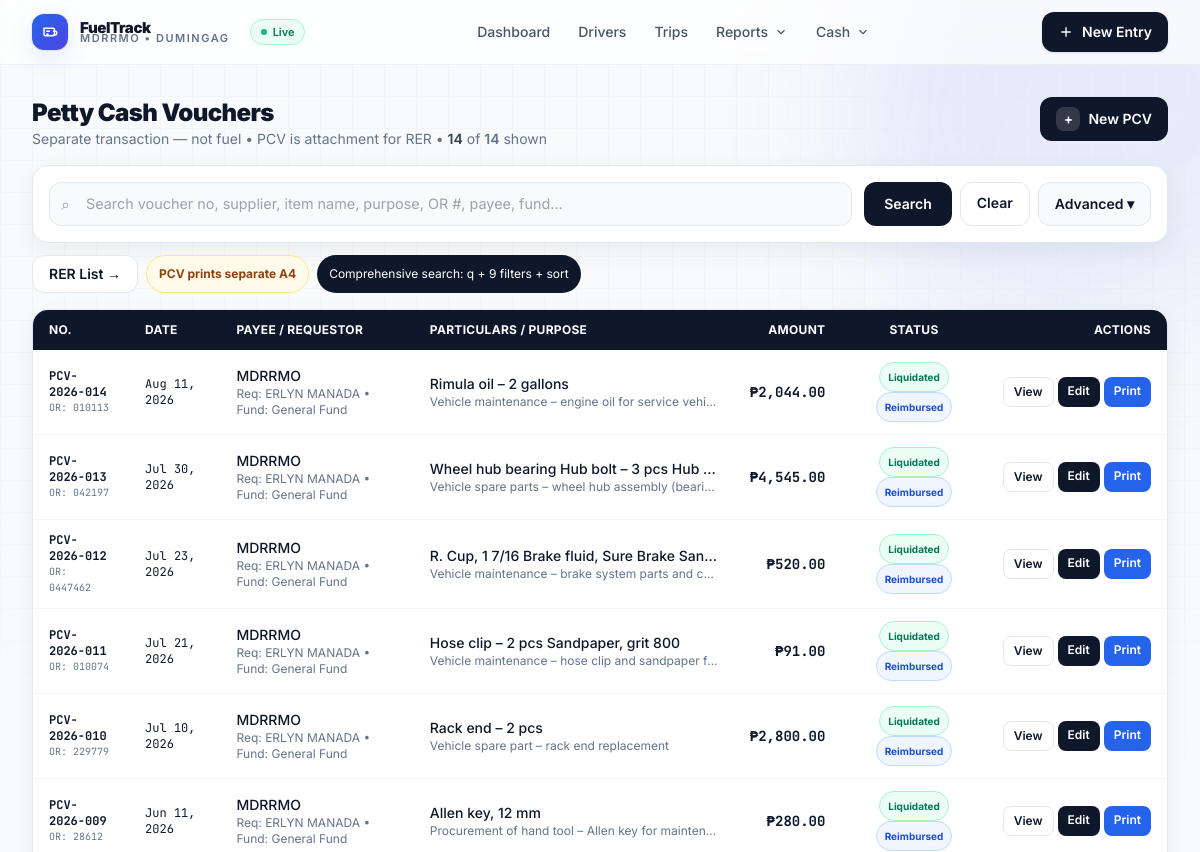
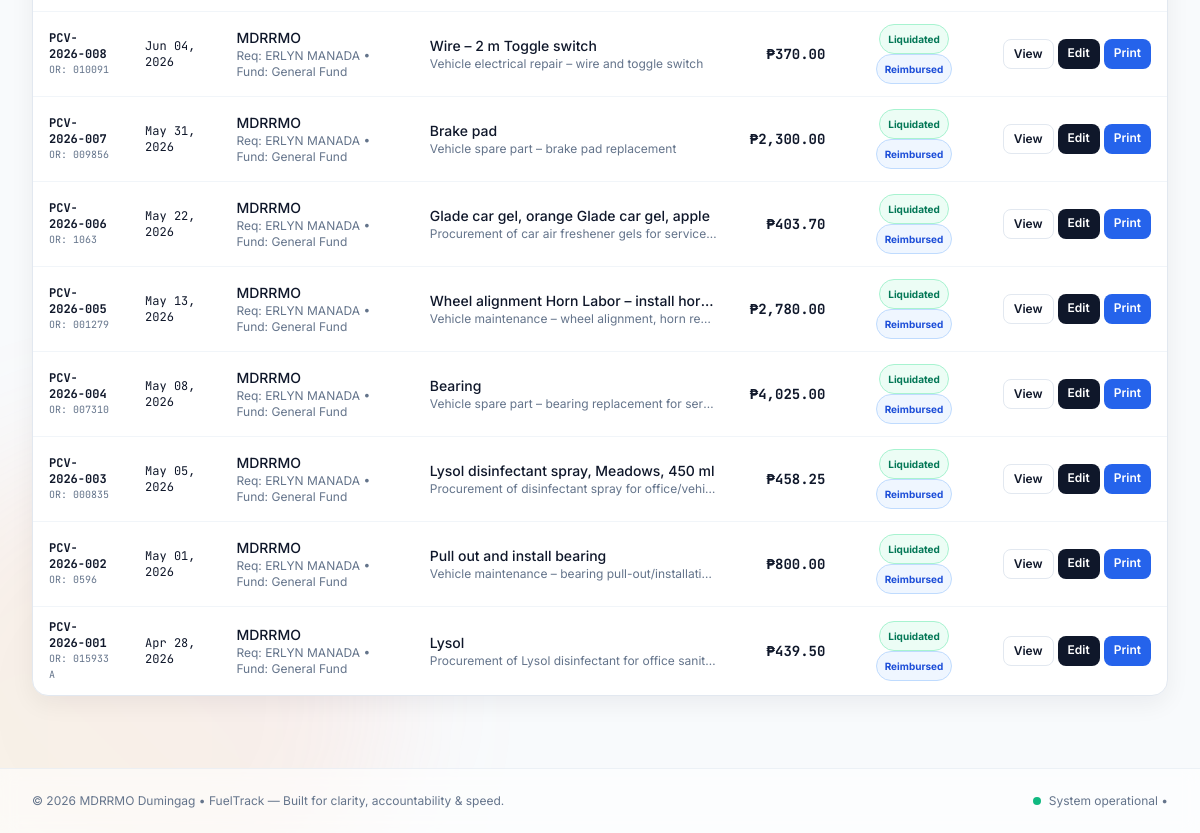
The page /pcv/ on the database as committed earlier (2 pictures, top to bottom).
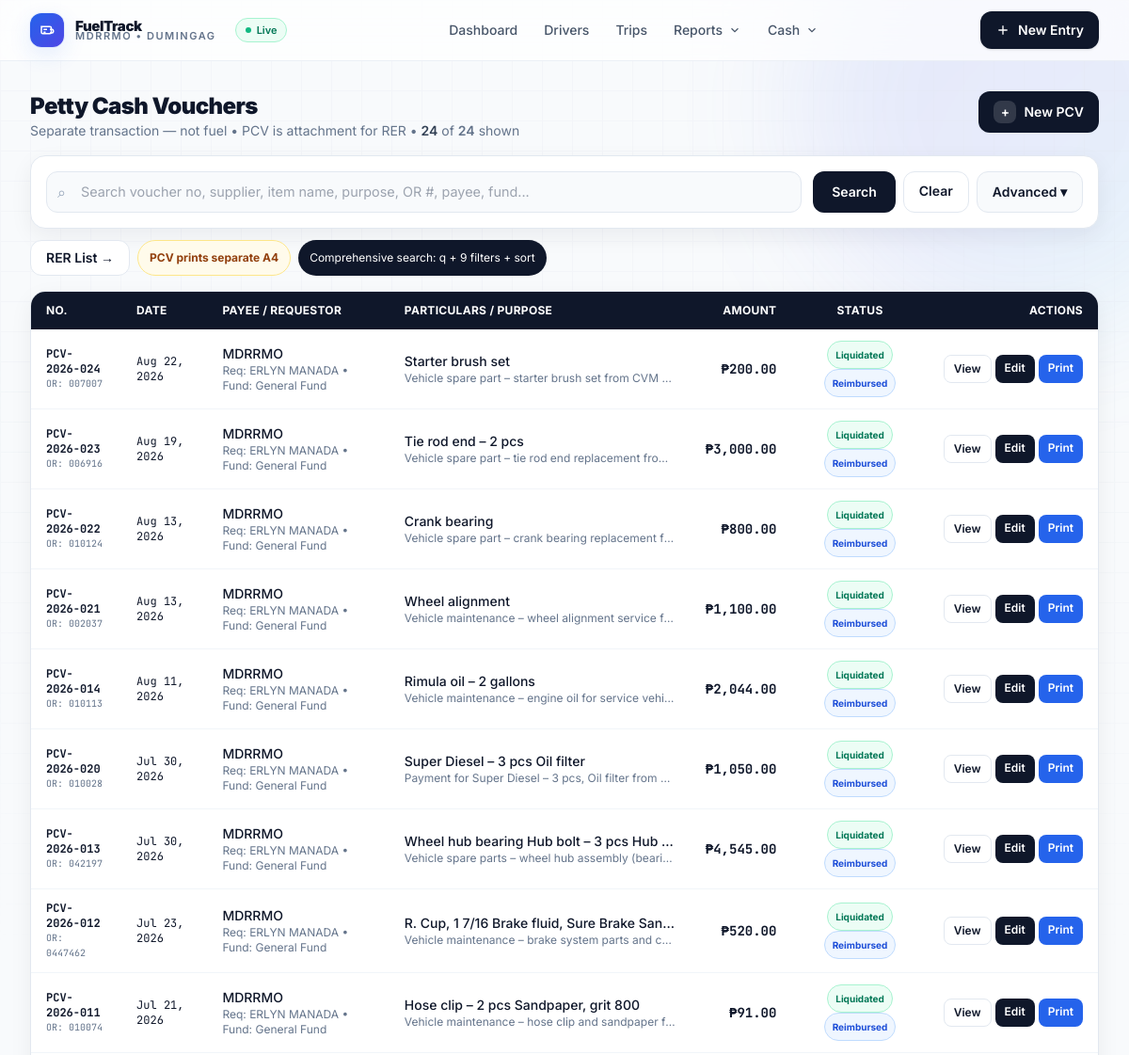
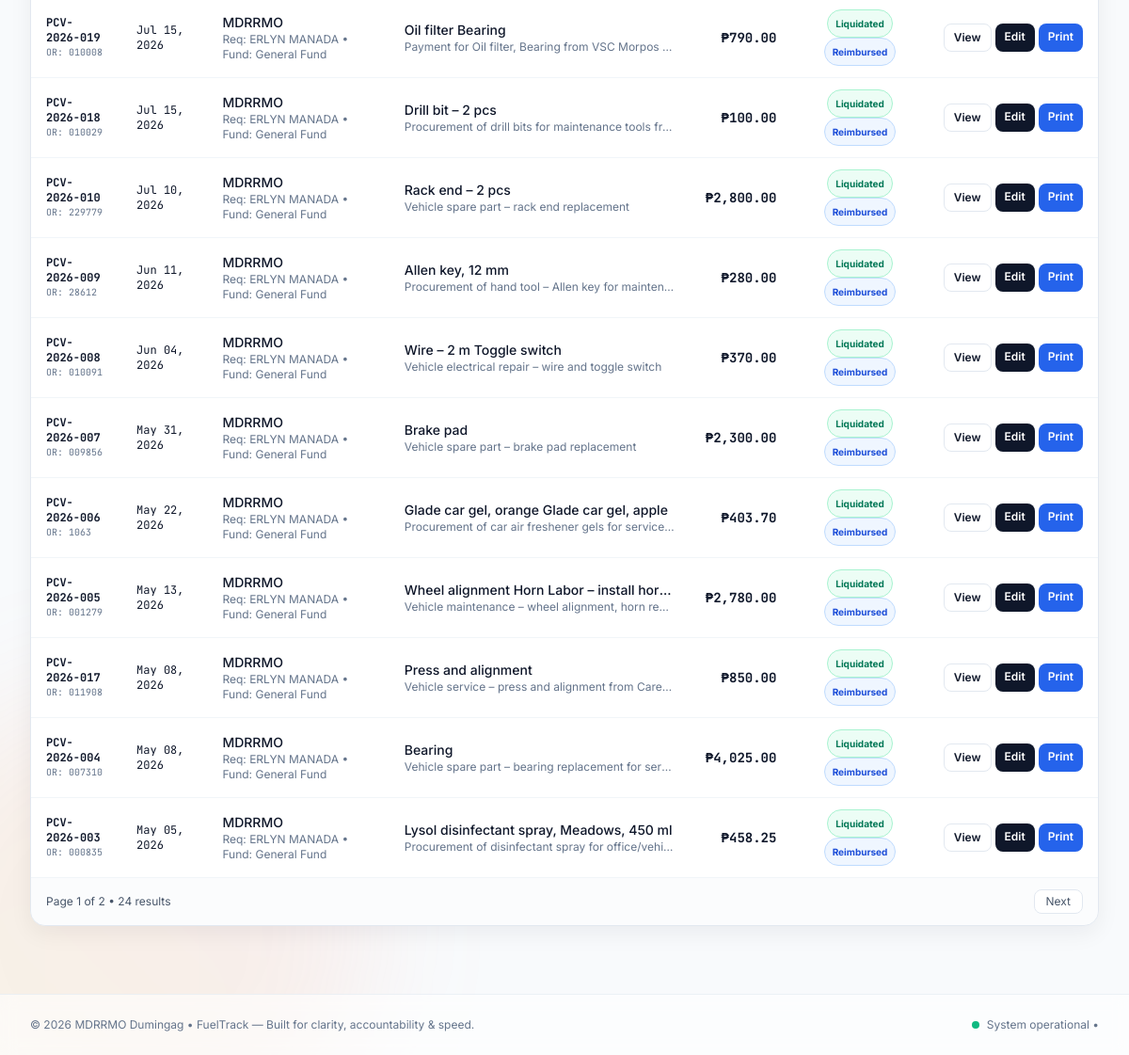
The same page on the database as committed later (2 pictures, top to bottom).
### fuel/models.py (models this page shows, shortened)
class PettyCashVoucher(models.Model):
    voucher_no = models.CharField(max_length=50, blank=True, help_text="PCV No.")
    voucher_date = models.DateField(default=date.today)
    fund = models.CharField(max_length=100, blank=True, default="")
    fpp = models.CharField(max_length=100, blank=True, verbose_name="FPP")
    payee_office = models.CharField(max_length=150, default="MDRRMO")
    address = models.CharField(max_length=255, default="Dumingag, Zamboanga del Sur")
    particulars = models.TextField(blank=True, help_text="Particulars (one per line or free text)")
    amount = models.DecimalField(max_digits=12, decimal_places=2, default=0)
    purpose = models.TextField(blank=True)
    requested_by_name = models.CharField(max_length=150, blank=True)
    approved_by_name = models.CharField(max_length=150, default="JHUNAX L. CARDOZA")
    paid_by_name = models.CharField(max_length=150, default="JHUNAX L. CARDOZA")
    cash_received_by_name = models.CharField(max_length=150, blank=True)
    total_amount_granted = models.DecimalField(max_digits=12, decimal_places=2, null=True, blank=True)
    total_amount_paid_per_or = models.DecimalField(max_digits=12, decimal_places=2, null=True, blank=True)
    or_invoice_no = models.CharField(max_length=100, blank=True)
    amount_refunded = models.DecimalField(max_digits=12, decimal_places=2, null=True, blank=True)
    received_refund = models.BooleanField(default=False)
    reimbursement_paid = models.BooleanField(default=False)
    liquidation_submitted = models.BooleanField(default=False)
    reimbursement_received_by = models.CharField(max_length=150, blank=True)
    created_at = models.DateTimeField(auto_now_add=True)
    updated_at = models.DateTimeField(auto_now=True)
    class Meta:
        ordering = ['-voucher_date', '-id']
        verbose_name = "Petty Cash Voucher"
        verbose_name_plural = "Petty Cash Vouchers"

### fuel/views.py (the view, shortened to what this page needs)
# urls.py: path('pcv/', views.PettyCashVoucherListView.as_view(), name='pcv_list'),
class PettyCashVoucherListView(ListView):
    model = PettyCashVoucher
    template_name = 'fuel/pcv_list.html'
    context_object_name = 'vouchers'
    paginate_by = 20
    def get_queryset(self):
        qs = PettyCashVoucher.objects.all()
        q = self.request.GET.get('q', '').strip()
        voucher_no = self.request.GET.get('voucher_no', '').strip()
        date_from = self.request.GET.get('date_from', '').strip()
        date_to = self.request.GET.get('date_to', '').strip()
        amount_min = self.request.GET.get('amount_min', '').strip()
        amount_max = self.request.GET.get('amount_max', '').strip()
        supplier = self.request.GET.get('supplier', '').strip()
        or_no = self.request.GET.get('or_no', '').strip()
        fund = self.request.GET.get('fund', '').strip()
        status = self.request.GET.get('status', '').strip()
        sort = self.request.GET.get('sort', '').strip()
        if voucher_no:
            qs = qs.filter(voucher_no__icontains=voucher_no)
        if or_no:
            qs = qs.filter(or_invoice_no__icontains=or_no)
        if fund:
            qs = qs.filter(fund__icontains=fund)
        if date_from:
            try:
                qs = qs.filter(voucher_date__gte=date_from)
            except Exception:
                pass
        if date_to:
            try:
                qs = qs.filter(voucher_date__lte=date_to)
            except Exception:
                pass
        if amount_min:
            try:
                qs = qs.filter(amount__gte=Decimal(amount_min.replace(',', '').replace('₱','')))
            except Exception:
                pass
        if amount_max:
            try:
                qs = qs.filter(amount__lte=Decimal(amount_max.replace(',', '').replace('₱','')))
            except Exception:
                pass
        if status == 'liquidated':
            qs = qs.filter(liquidation_submitted=True)
        elif status == 'reimbursed':
            qs = qs.filter(reimbursement_paid=True)
        elif status == 'pending':
            qs = qs.filter(liquidation_submitted=False, reimbursement_paid=False)
        elif status == 'refunded':
            qs = qs.filter(received_refund=True)
        if sort == 'amount_asc':
            qs = qs.order_by('amount', '-voucher_date', '-id')
        elif sort == 'amount_desc':
            qs = qs.order_by('-amount', '-voucher_date', '-id')
        elif sort == 'date_asc':
            qs = qs.order_by('voucher_date', 'id')
        elif sort == 'no_asc':
            qs = qs.order_by('voucher_no')
        elif sort == 'no_desc':
            qs = qs.order_by('-voucher_no')
        else:
            qs = qs.order_by('-voucher_date', '-id')
        return qs
    def get_context_data(self, **kwargs):
        ctx = super().get_context_data(**kwargs)
        ctx['funds'] = PettyCashVoucher.objects.exclude(fund='').values_list('fund', flat=True).distinct().order_by('fund')
        params = self.request.GET.copy()
        params.pop('page', None)
        ctx['query_string'] = params.urlencode()
        ctx['total_count'] = PettyCashVoucher.objects.count()
        try:
            ctx['filtered_count'] = self.get_queryset().count()
        except Exception:
            ctx['filtered_count'] = ctx['total_count']
        return ctx

### templates/fuel/pcv_list.html (shortened to what the changed rows need)
{% extends "base.html" %}
{% load humanize %}
{% block content %}
<div class="flex flex-wrap items-start justify-between gap-4">
    <div>
        <h1 class="text-2xl font-black tracking-tight">Petty Cash Vouchers</h1>
        <p class="text-sm text-slate-500">Separate transaction — not fuel • PCV is attachment for RER • <span class="font-semibold text-slate-700">{{ filtered_count }}</span> of <span class="font-semibold">{{ total_count }}</span> shown</p>
    </div>
</div>
{% if vouchers %}
<div class="mt-4 overflow-hidden rounded-2xl border border-slate-200 bg-white shadow-soft">
    <div class="overflow-x-auto">
        <table class="w-full text-sm">
            <thead class="bg-slate-900 text-white text-xs uppercase tracking-wide">
                <tr>
                    <th class="px-4 py-3 text-left">No.</th>
                    <th class="px-4 py-3 text-left">Date</th>
                    <th class="px-4 py-3 text-left">Payee / Requestor</th>
                    <th class="px-4 py-3 text-left">Particulars / Purpose</th>
                    <th class="px-4 py-3 text-right">Amount</th>
                    <th class="px-4 py-3 text-center">Status</th>
                    <th class="px-4 py-3 text-right">Actions</th>
                </tr>
            </thead>
            <tbody class="divide-y divide-slate-100">
                {% for v in vouchers %}
                <tr class="hover:bg-slate-50">
                    <td class="px-4 py-3 font-mono text-xs font-bold">{{ v.voucher_no|default:"—" }}<div class="text-[10px] font-normal text-slate-500">OR: {{ v.or_invoice_no|default:"—" }}</div></td>
                    <td class="px-4 py-3 font-mono text-xs">{{ v.voucher_date|date:"M d, Y" }}</td>
                    <td class="px-4 py-3">
                        <div class="font-medium text-slate-900">{{ v.payee_office }}</div>
                        <div class="text-xs text-slate-500">Req: {{ v.requested_by_name|default:"—" }} • Fund: {{ v.fund|default:"—" }}</div>
                    </td>
                    <td class="px-4 py-3 max-w-[320px]">
                        <div class="truncate font-medium text-slate-900" title="{{ v.particulars }}">{{ v.particulars|default:"—"|truncatechars:80 }}</div>
                        <div class="truncate text-xs text-slate-500" title="{{ v.purpose }}">{{ v.purpose|default:""|truncatechars:90 }}</div>
                    </td>
                    <td class="px-4 py-3 text-right font-mono font-bold whitespace-nowrap">₱{{ v.amount|floatformat:2|intcomma }}</td>
                    <td class="px-4 py-3 text-center">
                        {% if v.liquidation_submitted %}<span class="inline-flex rounded-full bg-emerald-50 border border-emerald-200 px-2 py-1 text-[10px] font-bold text-emerald-700">Liquidated</span>{% endif %}
                        {% if v.reimbursement_paid %}<span class="inline-flex rounded-full bg-blue-50 border border-blue-200 px-2 py-1 text-[10px] font-bold text-blue-700">Reimbursed</span>{% endif %}
                    </td>
                    <td class="px-4 py-3">
                        <div class="flex justify-end gap-1">
                            <a href="{% url 'pcv_detail' v.pk %}" class="rounded-lg border border-slate-200 bg-white px-2.5 py-1.5 text-xs font-semibold hover:bg-slate-50">View</a>
                            <a href="{% url 'pcv_edit' v.pk %}" class="rounded-lg bg-slate-900 px-2.5 py-1.5 text-xs font-semibold text-white hover:bg-black">Edit</a>
                            <a href="{% url 'pcv_print' v.pk %}" target="_blank" class="rounded-lg bg-blue-600 px-2.5 py-1.5 text-xs font-semibold text-white hover:bg-blue-700">Print</a>
                        </div>
                    </td>
                </tr>
                {% endfor %}
            </tbody>
        </table>
    </div>
    {% if is_paginated %}
    <div class="border-t border-slate-100 bg-slate-50/50 px-4 py-3 flex items-center justify-between text-xs text-slate-600">
        <span>Page {{ page_obj.number }} of {{ page_obj.paginator.num_pages }} • {{ filtered_count }} result{{ filtered_count|pluralize }}</span>
        <div class="flex gap-1">
            {% if page_obj.has_next %}<a href="?{{ query_string }}&page={{ page_obj.next_page_number }}" class="rounded-lg border border-slate-200 bg-white px-3 py-1 hover:bg-slate-50">Next</a>{% endif %}
        </div>
    </div>
    {% endif %}
</div>
{% endif %}
{% endblock %}

Rows that differ between the two databases and show on the page:
no longer on this page (row unchanged): PettyCashVoucher: voucher_no "PCV-2026-002", or_invoice_no "0596", voucher_date "May 01, 2026", payee_office "MDRRMO", requested_by_name "ERLYN MANADA", fund "General Fund", particulars "Pull out and install bearing", purpose "Vehicle maintenance – bearing pull-out/installati…", amount "800.00", liquidation_submitted "Liquidated", reimbursement_paid "Reimbursed"
no longer on this page (row unchanged): PettyCashVoucher: voucher_no "PCV-2026-001", or_invoice_no "015933 A", voucher_date "Apr 28, 2026", payee_office "MDRRMO", requested_by_name "ERLYN MANADA", fund "General Fund", particulars "Lysol", purpose "Procurement of Lysol disinfectant for office sanit…", amount "439.50", liquidation_submitted "Liquidated", reimbursement_paid "Reimbursed"
added PettyCashVoucher: voucher_no "PCV-2026-024", or_invoice_no "007007", voucher_date "Aug 22, 2026", payee_office "MDRRMO", requested_by_name "ERLYN MANADA", fund "General Fund", particulars "Starter brush set", purpose "Vehicle spare part – starter brush set from CVM…", amount "200.00", liquidation_submitted "Liquidated", reimbursement_paid "Reimbursed"
added PettyCashVoucher: voucher_no "PCV-2026-023", or_invoice_no "006916", voucher_date "Aug 19, 2026", payee_office "MDRRMO", requested_by_name "ERLYN MANADA", fund "General Fund", particulars "Tie rod end – 2 pcs", purpose "Vehicle spare part – tie rod end replacement fro…", amount "3,000.00", liquidation_submitted "Liquidated", reimbursement_paid "Reimbursed"
added PettyCashVoucher: voucher_no "PCV-2026-022", or_invoice_no "010124", voucher_date "Aug 13, 2026", payee_office "MDRRMO", requested_by_name "ERLYN MANADA", fund "General Fund", particulars "Crank bearing", purpose "Vehicle spare part – crank bearing replacement f…", amount "800.00", liquidation_submitted "Liquidated", reimbursement_paid "Reimbursed"
added PettyCashVoucher: voucher_no "PCV-2026-021", or_invoice_no "002037", voucher_date "Aug 13, 2026", payee_office "MDRRMO", requested_by_name "ERLYN MANADA", fund "General Fund", particulars "Wheel alignment", purpose "Vehicle maintenance – wheel alignment service f…", amount "1,100.00", liquidation_submitted "Liquidated", reimbursement_paid "Reimbursed"
added PettyCashVoucher: voucher_no "PCV-2026-020", or_invoice_no "010028", voucher_date "Jul 30, 2026", payee_office "MDRRMO", requested_by_name "ERLYN MANADA", fund "General Fund", particulars "Super Diesel – 3 pcs Oil filter", purpose "Payment for Super Diesel – 3 pcs, Oil filter from…", amount "1,050.00", liquidation_submitted "Liquidated", reimbursement_paid "Reimbursed"
added PettyCashVoucher: voucher_no "PCV-2026-019", or_invoice_no "010008", voucher_date "Jul 15, 2026", payee_office "MDRRMO", requested_by_name "ERLYN MANADA", fund "General Fund", particulars "Oil filter Bearing", purpose "Payment for Oil filter, Bearing from VSC Morpos…", amount "790.00", liquidation_submitted "Liquidated", reimbursement_paid "Reimbursed"
added PettyCashVoucher: voucher_no "PCV-2026-018", or_invoice_no "010029", voucher_date "Jul 15, 2026", payee_office "MDRRMO", requested_by_name "ERLYN MANADA", fund "General Fund", particulars "Drill bit – 2 pcs", purpose "Procurement of drill bits for maintenance tools fr…", amount "100.00", liquidation_submitted "Liquidated", reimbursement_paid "Reimbursed"
added PettyCashVoucher: voucher_no "PCV-2026-017", or_invoice_no "011908", voucher_date "May 08, 2026", payee_office "MDRRMO", requested_by_name "ERLYN MANADA", fund "General Fund", particulars "Press and alignment", purpose "Vehicle service – press and alignment from Care…", amount "850.00", liquidation_submitted "Liquidated", reimbursement_paid "Reimbursed"
Other text that changed with them:
{{ filtered_count }}: "14" → "24"
{{ total_count }}: "14" → "24"
{{ page_obj.number }}: (not shown) → "1"
{{ page_obj.paginator.num_pages }}: (not shown) → "2"
{{ filtered_count }}: (not shown) → "24"
text now shown: "Page of • result Next"
